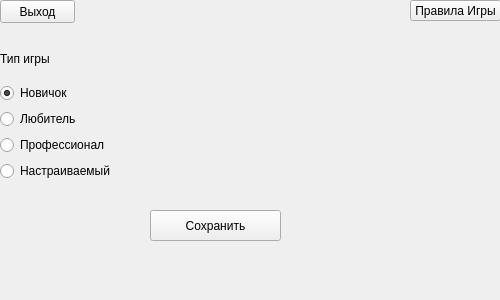
<?xml version="1.0" encoding="UTF-8"?>
<ui version="4.0">
 <class>Form</class>
 <widget class="QWidget" name="Form">
  <property name="geometry">
   <rect>
    <x>0</x>
    <y>0</y>
    <width>500</width>
    <height>300</height>
   </rect>
  </property>
  <property name="windowTitle">
   <string>Form</string>
  </property>
  <widget class="QPushButton" name="pushButton">
   <property name="geometry">
    <rect>
     <x>0</x>
     <y>0</y>
     <width>75</width>
     <height>23</height>
    </rect>
   </property>
   <property name="text">
    <string>Выход</string>
   </property>
  </widget>
  <widget class="QWidget" name="verticalLayoutWidget">
   <property name="geometry">
    <rect>
     <x>0</x>
     <y>40</y>
     <width>261</width>
     <height>141</height>
    </rect>
   </property>
   <layout class="QVBoxLayout" name="verticalLayout">
    <item>
     <widget class="QLabel" name="label">
      <property name="text">
       <string>Тип игры</string>
      </property>
     </widget>
    </item>
    <item>
     <widget class="QRadioButton" name="radioButton">
      <property name="enabled">
       <bool>true</bool>
      </property>
      <property name="tabletTracking">
       <bool>false</bool>
      </property>
      <property name="acceptDrops">
       <bool>false</bool>
      </property>
      <property name="autoFillBackground">
       <bool>false</bool>
      </property>
      <property name="text">
       <string>Новичок</string>
      </property>
      <property name="checked">
       <bool>true</bool>
      </property>
      <attribute name="buttonGroup">
       <string notr="true">tip_game</string>
      </attribute>
     </widget>
    </item>
    <item>
     <widget class="QRadioButton" name="radioButton_2">
      <property name="text">
       <string>Любитель </string>
      </property>
      <attribute name="buttonGroup">
       <string notr="true">tip_game</string>
      </attribute>
     </widget>
    </item>
    <item>
     <widget class="QRadioButton" name="radioButton_3">
      <property name="text">
       <string>Профессионал </string>
      </property>
      <attribute name="buttonGroup">
       <string notr="true">tip_game</string>
      </attribute>
     </widget>
    </item>
    <item>
     <widget class="QRadioButton" name="radioButton_4">
      <property name="text">
       <string>Настраиваемый</string>
      </property>
      <attribute name="buttonGroup">
       <string notr="true">tip_game</string>
      </attribute>
     </widget>
    </item>
   </layout>
  </widget>
  <widget class="QPushButton" name="pushButton_2">
   <property name="geometry">
    <rect>
     <x>150</x>
     <y>210</y>
     <width>131</width>
     <height>31</height>
    </rect>
   </property>
   <property name="text">
    <string>Сохранить</string>
   </property>
  </widget>
  <widget class="QLabel" name="label_2">
   <property name="geometry">
    <rect>
     <x>270</x>
     <y>40</y>
     <width>181</width>
     <height>141</height>
    </rect>
   </property>
   <property name="text">
    <string/>
   </property>
  </widget>
  <widget class="QPushButton" name="pushButton_3">
   <property name="geometry">
    <rect>
     <x>410</x>
     <y>0</y>
     <width>91</width>
     <height>21</height>
    </rect>
   </property>
   <property name="text">
    <string>Правила Игры</string>
   </property>
  </widget>
 </widget>
 <resources/>
 <connections/>
 <buttongroups>
  <buttongroup name="tip_game"/>
 </buttongroups>
</ui>
